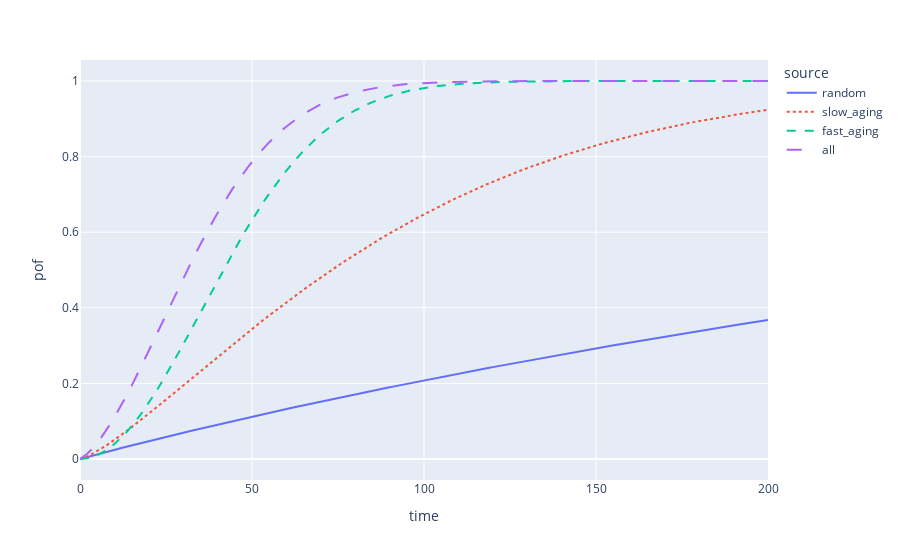

Notebook code cell kept with this figure:
### Code cell
def update_pof_figure():
    pof = comp.expected_pof(t_end=200)

    df = pd.DataFrame(pof)
    df.index.name = 'time'
    df = df.reset_index().melt(id_vars = 'time', var_name='source', value_name='pof')

    fig = px.line(df,x='time', y='pof', color='source', line_dash = 'source')
    return fig

update_pof_figure().show()

### Figure 1 — Plotly figure (JSON) as saved in the notebook; plotly's stock layout.template omitted (floating-point values rounded to 4 significant figures; data arrays with more than 128 entries replaced by an {"elided": "..."} marker saying what was removed)
{"data": [{"hovertemplate": "source=random<br>time=%{x}<br>pof=%{y}<extra></extra>", "legendgroup": "random", "line": {"color": "#636efa", "dash": "solid"}, "mode": "lines", "name": "random", "orientation": "v", "showlegend": true, "type": "scatter", "x": {"elided": "201 int values"}, "xaxis": "x", "y": {"elided": "201 float values"}, "yaxis": "y"}, {"hovertemplate": "source=slow_aging<br>time=%{x}<br>pof=%{y}<extra></extra>", "legendgroup": "slow_aging", "line": {"color": "#EF553B", "dash": "dot"}, "mode": "lines", "name": "slow_aging", "orientation": "v", "showlegend": true, "type": "scatter", "x": {"elided": "201 int values"}, "xaxis": "x", "y": {"elided": "201 float values"}, "yaxis": "y"}, {"hovertemplate": "source=fast_aging<br>time=%{x}<br>pof=%{y}<extra></extra>", "legendgroup": "fast_aging", "line": {"color": "#00cc96", "dash": "dash"}, "mode": "lines", "name": "fast_aging", "orientation": "v", "showlegend": true, "type": "scatter", "x": {"elided": "201 int values"}, "xaxis": "x", "y": {"elided": "201 float values"}, "yaxis": "y"}, {"hovertemplate": "source=all<br>time=%{x}<br>pof=%{y}<extra></extra>", "legendgroup": "all", "line": {"color": "#ab63fa", "dash": "longdash"}, "mode": "lines", "name": "all", "orientation": "v", "showlegend": true, "type": "scatter", "x": {"elided": "201 int values"}, "xaxis": "x", "y": {"elided": "201 float values"}, "yaxis": "y"}], "layout": {"legend": {"title": {"text": "source"}, "tracegroupgap": 0}, "margin": {"t": 60}, "xaxis": {"anchor": "y", "domain": [0, 1], "title": {"text": "time"}}, "yaxis": {"anchor": "x", "domain": [0, 1], "title": {"text": "pof"}}}}
